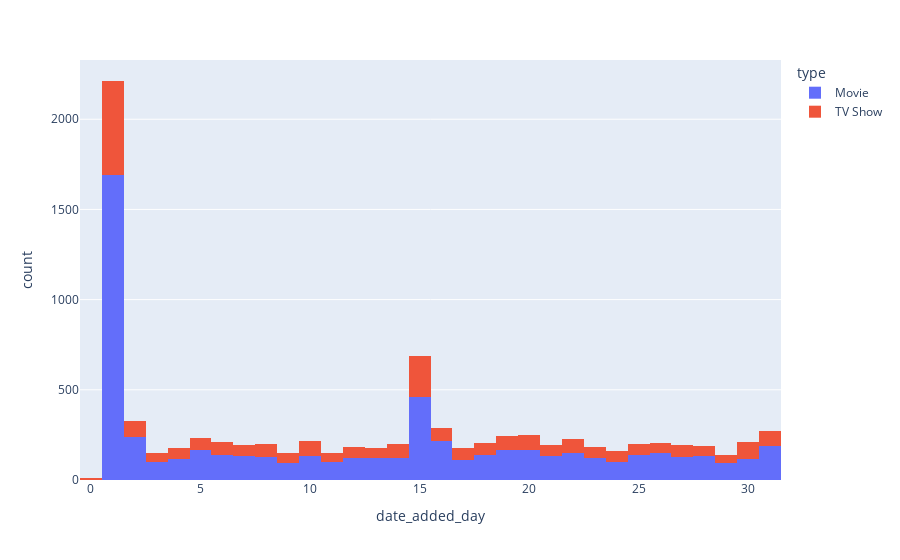

Write notebook code for a chart like this one.
### Code cell
px.histogram(data_import, x='date_added_day', color='type')

### Figure 1 — Plotly figure (JSON) as saved in the notebook; plotly's stock layout.template omitted (floating-point values rounded to 4 significant figures; data arrays with more than 128 entries replaced by an {"elided": "..."} marker saying what was removed)
{"data": [{"alignmentgroup": "True", "bingroup": "x", "hovertemplate": "type=Movie<br>date_added_day=%{x}<br>count=%{y}<extra></extra>", "legendgroup": "Movie", "marker": {"color": "#636efa", "pattern": {"shape": ""}}, "name": "Movie", "offsetgroup": "Movie", "orientation": "v", "showlegend": true, "type": "histogram", "x": {"elided": "6131 int values"}, "xaxis": "x", "yaxis": "y"}, {"alignmentgroup": "True", "bingroup": "x", "hovertemplate": "type=TV Show<br>date_added_day=%{x}<br>count=%{y}<extra></extra>", "legendgroup": "TV Show", "marker": {"color": "#EF553B", "pattern": {"shape": ""}}, "name": "TV Show", "offsetgroup": "TV Show", "orientation": "v", "showlegend": true, "type": "histogram", "x": {"elided": "2676 int values"}, "xaxis": "x", "yaxis": "y"}], "layout": {"barmode": "relative", "legend": {"title": {"text": "type"}, "tracegroupgap": 0}, "margin": {"t": 60}, "xaxis": {"anchor": "y", "domain": [0, 1], "title": {"text": "date_added_day"}}, "yaxis": {"anchor": "x", "domain": [0, 1], "title": {"text": "count"}}}}
